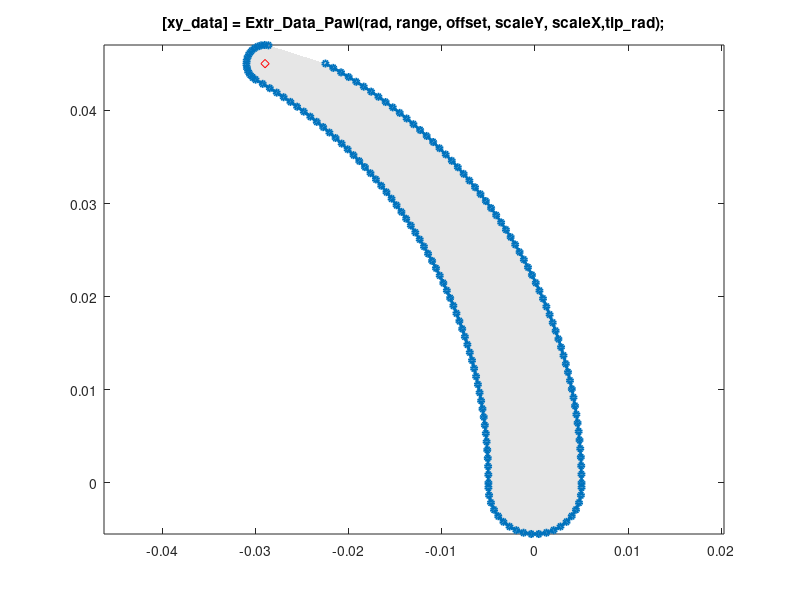

The MATLAB script that drew this image:
function [xy_data,cFrame] = Extr_Data_Pawl(rad, range, offset, scaleY, scaleX, tip_rad, varargin)
% Extr_Data_Pawl Produce extrusion data for a ratchet wheel
% as a set of vertices. 
%   [xy_data, cFrame] = Extr_Data_Ratchet_Wheel(r_outer, r_inner, n_teeth, varargin)
%   This function returns x-y data for a pawl and the location of a frame 
%   for the contact disk geometry at the tip.
%
%   You can specify:
%       rad          - Radius of inner surface
%       range        - Arc range of inner surface (in degrees)
%       offset       - Width of pawl at base
%       scaleX       - Percentage outer arch will be scaled in x
%       scaleY       - Percentage outer arch will be scaled in y
%       tip_rad      - Radius of pawl tip
%
%   To see a plot showing parameter values, enter the name
%   of the function with no arguments or with just the gear type
%   >> Extr_Data_Pawl
%
%   To see a plot created with your parameter values,
%   add 'plot' as the final argument
%   >> Extr_Data_Pawl(0.05,60,0.01,1.04,1.1,0.002,'plot')

% Copyright 2013-2024 The MathWorks, Inc.

showplot = 'n';

% DEFAULT DATA TO SHOW DIAGRAM
if (nargin == 0)
    rad    = 0.05;
    range    = 60;
    offset = 0.01;
    scaleY = 1.04;
    scaleX = 1.1;
    tip_rad = 0.002;
end

if (nargin==0)
    showplot = 'plot';
elseif (nargin==7)
    showplot = varargin(end);
else
    showplot = 'n';
end

% Range of angles for intial arc
pawl_qvec     = flipud(linspace(0,range,range));

% Create outer arc
pawl_arcOuter = rad*[cosd(pawl_qvec)'  sind(pawl_qvec)'];

% Create inner arc (flip for counter-clockwise)
pawl_arcInner = flipud(pawl_arcOuter);

% Offset inner arc
pawl_arcInner = pawl_arcInner-[offset 0];

% Scale outer arc
pawl_arcOuter = (pawl_arcOuter-[rad 0]).*[scaleX 1]+[rad 0];
pawl_arcOuter = (pawl_arcOuter-[rad 0]).*[1 scaleY]+[rad 0];

% Create half circle for base
pawl_baseqvec = linspace(-180,0,20);
pawl_base     = offset/2*[cosd(pawl_baseqvec)'  sind(pawl_baseqvec)']+[rad-offset/2 -rad*0.01];

% Create partial circle for pawl tip
quarter_circle_rad  = tip_rad;              % Radius
quarter_circle_qvec = linspace(110,270,15); % Range of circle

% Create circle
quarter_circle_inn  = quarter_circle_rad*[cosd(quarter_circle_qvec)'  sind(quarter_circle_qvec)'];

% Offset so [0 0] is at bottom of circle
quarter_circle_inn  = quarter_circle_inn+[0 quarter_circle_rad];

% Get angle to pivot partial circle
q_tip_inn = 180+atan2d(pawl_arcInner(1,2)-pawl_arcInner(2,2),pawl_arcInner(1,1)-pawl_arcInner(2,1));
R = [cosd(q_tip_inn) -sind(q_tip_inn);
     sind(q_tip_inn)  cosd(q_tip_inn)];

% Rotate partial circle
quarter_circle_innR = (R*quarter_circle_inn')';

% Offset to start of pawl inner arc
quarter_circle_innR = quarter_circle_innR+pawl_arcInner(1,:);

% Obtain frame for contact disk
cFrame = pawl_arcInner(1,:)+(R*[0;quarter_circle_rad])'-[rad-offset/2 0];

% Assemble extrusion data
xy_data = [quarter_circle_innR(1:end-1,:);pawl_arcInner;pawl_base;pawl_arcOuter]-[rad-offset/2 0]; 

% Plot diagram to show parameters and extrusion
if (nargin == 0 || strcmpi(showplot,'plot'))
    
    % Figure name
    figString = ['h1_' mfilename];
    % Only create a figure if no figure exists
    figExist = 0;
    fig_hExist = evalin('base',['exist(''' figString ''')']);
    if (fig_hExist)
        figExist = evalin('base',['ishandle(' figString ') && strcmp(get(' figString ', ''type''), ''figure'')']);
    end
    if ~figExist
        fig_h = figure('Name',figString);
        assignin('base',figString,fig_h);
    else
        fig_h = evalin('base',figString);
    end
    figure(fig_h)
    clf(fig_h)
    
    % Plot extrusion
    patch(xy_data(:,1),xy_data(:,2),[1 1 1]*0.90,'EdgeColor','none');
    hold on
    plot(xy_data(:,1),xy_data(:,2),'-','Marker','o','MarkerSize',4,'LineWidth',2);
    axis('equal');
    
    plot(cFrame(1),cFrame(2),'rd')

    % Show parameters
    %{
    teeth_pts = [xy_data(5:2:9,:)];
    plot(teeth_pts(:,1),teeth_pts(:,2),'r-d','MarkerFaceColor','r');
    text(teeth_pts(2,1)*0.9,teeth_pts(2,2)*0.9,'{\color{red}n\_teeth}','HorizontalAlignment','right');
    
    plot([0 xy_data(4,1)],[0 xy_data(4,2)],'k--d','MarkerFaceColor','k','LineWidth',1);
    text(xy_data(4,1)*0.35,xy_data(4,2)*0.35,'r\_outer','VerticalAlignment','bottom','HorizontalAlignment','right');

    plot([0 xy_data(end-1,1)],[0 xy_data(end-1,2)],'b--d','MarkerFaceColor','b','LineWidth',1);
    text(xy_data(end-1,1)*0.35,xy_data(end-1,2)*0.35,'{\color{blue}r\_inner}','VerticalAlignment','top','HorizontalAlignment','right');
    %}

    title('[xy\_data] = Extr\_Data\_Pawl(rad, range, offset, scaleY, scaleX,tip\_rad);');
    hold off
    box on
    clear xy_data
end
